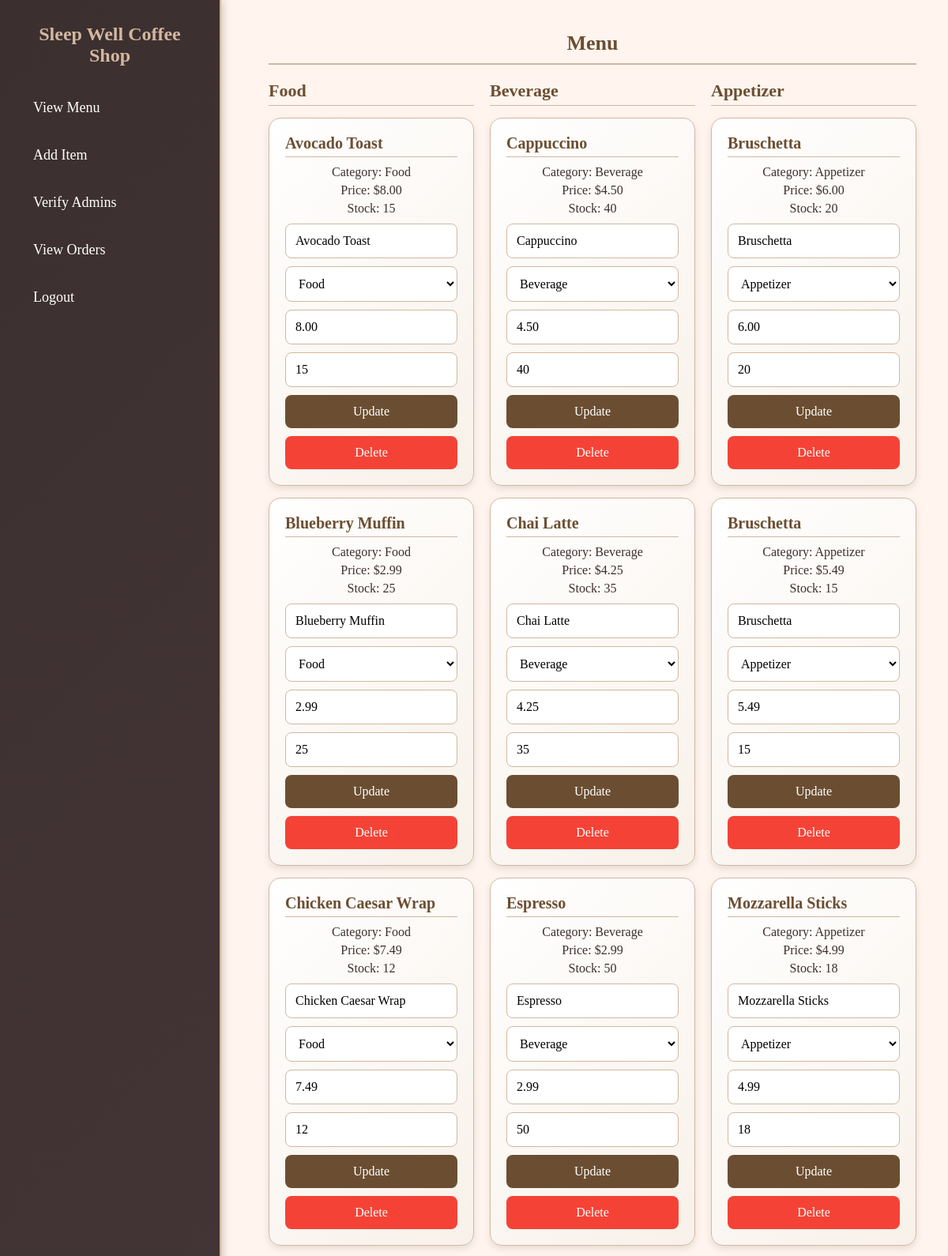
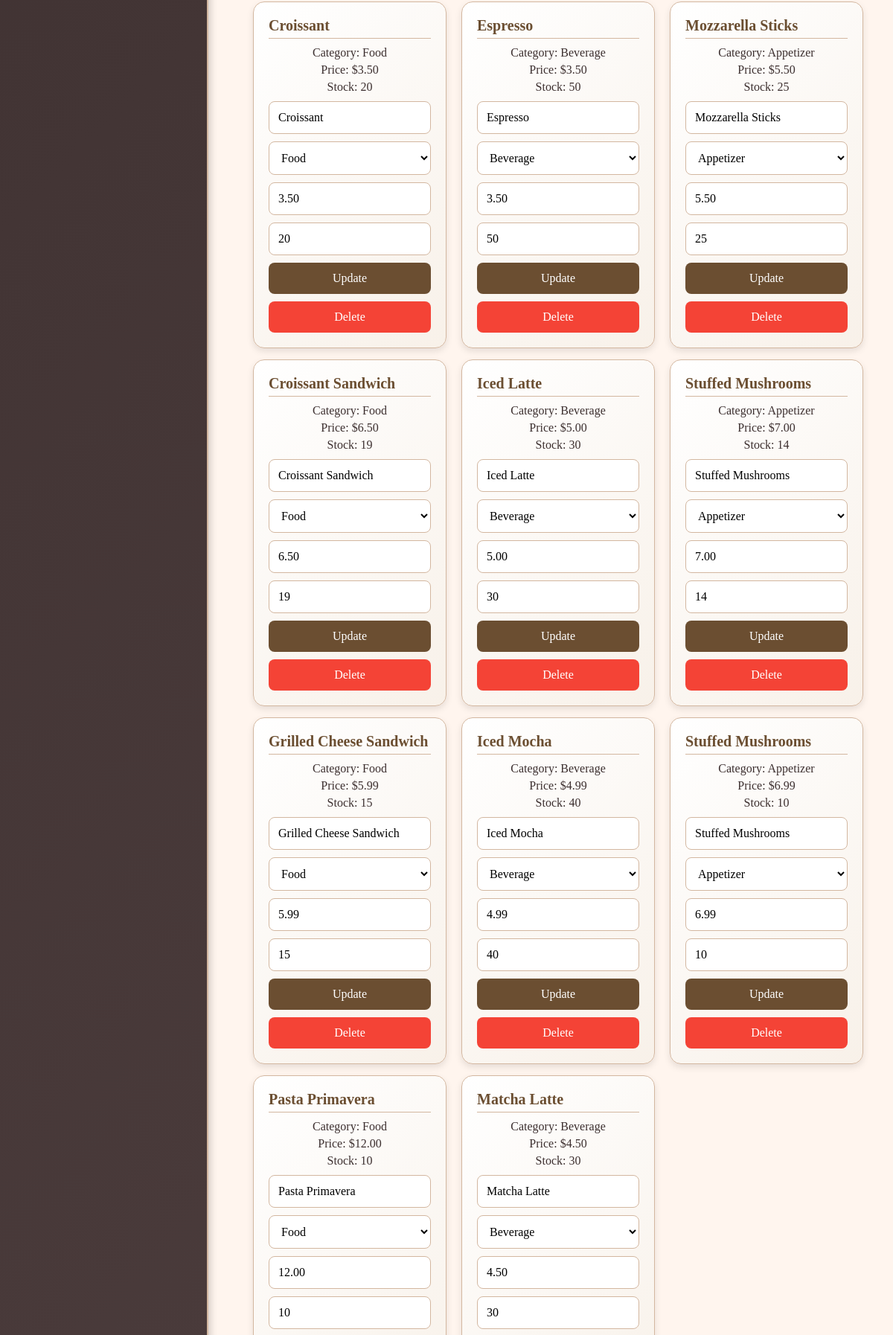
The app's page /php/admin_dashboard.php (signed in, upper part) with its own data (2 pictures, top to bottom).
### tables this page shows
CREATE TABLE `menu_items` (
  `id` int(11) NOT NULL,
  `name` varchar(100) NOT NULL,
  `category` enum('food','beverage','appetizer') NOT NULL,
  `price` decimal(10,2) NOT NULL,
  `stock` int(11) NOT NULL
);

### php/admin_dashboard.php (the view, shortened to what this page needs)
<?php
include 'config.php';
?>
<!DOCTYPE html>
<html lang="en">
<head>
</head>
<body>
    <div class="dashboard">
        <div class="sidebar">
            <h2>Sleep Well Coffee Shop</h2>
            <ul>
                <li><a href="#menu" class="nav-link">View Menu</a></li>
                <li><a href="#add-item" class="nav-link">Add Item</a></li>
                <li><a href="#verify-admins" class="nav-link">Verify Admins</a></li>
                <li><a href="#view-orders" class="nav-link">View Orders</a></li>
                <li><a href="/sleepwell_coffeeshop/php/logout.php">Logout</a></li>
            </ul>
        </div>
        <div class="content">
            <div id="menu">
                <h2>Menu</h2>
                <div class="menu-grid" id="menu-grid">
                    <?php
                    $result = $conn->query("SELECT * FROM menu_items ORDER BY category, name");
                    $items_by_category = ['food' => [], 'beverage' => [], 'appetizer' => []];
                    while ($item = $result->fetch_assoc()) {
                        $category = htmlspecialchars(strtolower($item['category']));
                        $items_by_category[$category][] = $item;
                    }
                    foreach (['food', 'beverage', 'appetizer'] as $category) {
                        echo "<div class='category-column' data-category='$category'>";
                        echo "<h3>" . ucfirst($category) . "</h3>";
                        echo "<div class='category-items'>";
                        if (empty($items_by_category[$category])) {
                            echo "<p class='no-items'>No items available</p>";
                        } else {
                            foreach ($items_by_category[$category] as $item) {
                                echo "<div class='menu-item' data-category='$category'>
                                    <h3>" . htmlspecialchars($item['name']) . "</h3>
                                    <p>Category: " . ucfirst(htmlspecialchars($item['category'])) . "</p>
                                    <p>Price: $" . number_format($item['price'], 2) . "</p>
                                    <p>Stock: " . ($item['stock'] > 0 ? htmlspecialchars($item['stock']) : 'Out of Stock') . "</p>
                                    <form action='/sleepwell_coffeeshop/php/update_menu.php' method='POST'>
                                        <input type='hidden' name='item_id' value='{$item['id']}'>
                                        <input type='text' name='name' value='" . htmlspecialchars($item['name']) . "' required>
                                        <select name='category' required>
                                            <option value='food' " . ($item['category'] == 'food' ? 'selected' : '') . ">Food</option>
                                            <option value='beverage' " . ($item['category'] == 'beverage' ? 'selected' : '') . ">Beverage</option>
                                            <option value='appetizer' " . ($item['category'] == 'appetizer' ? 'selected' : '') . ">Appetizer</option>
                                        </select>
                                        <input type='number' name='price' value='{$item['price']}' min='0' step='0.01' required>
                                        <input type='number' name='stock' value='{$item['stock']}' min='0' required>
                                        <button type='submit'>Update</button>
                                    </form>
                                    <form action='/sleepwell_coffeeshop/php/delete_menu.php' method='POST'>
                                        <input type='hidden' name='item_id' value='{$item['id']}'>
                                        <button type='submit' class='delete-btn'>Delete</button>
                                    </form>
                                </div>";
                            }
                        }
                        echo "</div></div>";
                    }
                    ?>
                </div>
            </div>
        </div>
    </div>
</body>
</html>

### php/admin_dashboard.php (style rules this page uses)
* { margin: 0; padding: 0; box-sizing: border-box; }
body { font-family: 'Georgia', serif; background: #fff5ee; color: #3c2f2f; min-height: 100vh; background-image: linear-gradient(rgba(255, 245, 238, 0.9), rgba(255, 245, 238, 0.9)), url('https://images.unsplash.com/photo-1512568400610-62da28bc8a13?ixlib=rb-4.0.3&auto=format&fit=crop&w=1350&q=80'); background-size: cover; background-position: center; background-attachment: fixed; }
.dashboard { display: flex; min-height: 100vh; }
.sidebar { width: 280px; background: linear-gradient(135deg, #3c2f2f, #4a3b3b); color: white; padding: 30px; position: fixed; height: 100%; overflow-y: auto; box-shadow: 2px 0 10px rgba(0, 0, 0, 0.2); border-right: 2px solid #d3b7a0; animation: fadeIn 1s ease-in-out; }
.sidebar h2 { color: #d3b7a0; margin-bottom: 30px; font-size: 24px; text-align: center; font-weight: bold; }
.sidebar ul { list-style: none; padding: 0; }
.sidebar ul li { margin: 15px 0; }
.sidebar ul li a { color: white; text-decoration: none; display: block; padding: 12px; border-radius: 8px; font-size: 18px; transition: background 0.3s, padding-left 0.3s, transform 0.2s; }
.content { margin-left: 300px; padding: 40px; flex-grow: 1; display: flex; flex-direction: column; align-items: center; min-height: 100vh; }
.content h2 { color: #6b4e31; font-size: 26px; margin-bottom: 20px; border-bottom: 2px solid #d3b7a0; padding-bottom: 10px; text-align: center; }
.menu-grid { width: 100%; max-width: 1200px; display: grid; grid-template-columns: repeat(auto-fit, minmax(250px, 1fr)); gap: 20px; }
.category-column { display: flex; flex-direction: column; animation: fadeIn 1s ease-in-out; }
.category-column h3 { color: #6b4e31; font-size: 22px; margin-bottom: 15px; border-bottom: 1px solid #d3b7a0; padding-bottom: 5px; text-align: left; }
.category-items { display: flex; flex-direction: column; gap: 15px; }
.menu-item { background: linear-gradient(135deg, #ffffff, #f8f1e9); padding: 20px; border-radius: 15px; box-shadow: 0 4px 10px rgba(0, 0, 0, 0.1); text-align: center; transition: transform 0.3s ease, box-shadow 0.3s; border: 1px solid #d3b7a0; }
.menu-item h3 { color: #6b4e31; font-size: 20px; margin-bottom: 10px; }
.menu-item p { margin: 5px 0; color: #3c2f2f; }
.menu-item form { display: flex; flex-direction: column; gap: 10px; margin-top: 10px; }
.menu-item input, .menu-item select { padding: 12px; border: 1px solid #d3b7a0; border-radius: 8px; font-size: 16px; font-family: 'Georgia', serif; background: #fff; transition: border-color 0.3s, box-shadow 0.3s; }
.menu-item button { padding: 12px; background: #6b4e31; color: white; border: none; border-radius: 8px; cursor: pointer; font-size: 16px; font-family: 'Georgia', serif; transition: background 0.3s, transform 0.2s, box-shadow 0.3s; }
.menu-item .delete-btn { background: #f44336; }

### records on screen
menu_items: name "Avocado Toast", category "Food", price "8.00", stock "15"
menu_items: name "Blueberry Muffin", category "Food", price "2.99", stock "25"
menu_items: name "Chicken Caesar Wrap", category "Food", price "7.49", stock "12"
menu_items: name "Croissant", category "Food", price "3.50", stock "20"
menu_items: name "Croissant Sandwich", category "Food", price "6.50", stock "19"
menu_items: name "Grilled Cheese Sandwich", category "Food", price "5.99", stock "15"
menu_items: name "Pasta Primavera", category "Food", price "12.00", stock "10"
menu_items: name "Cappuccino", category "Beverage", price "4.50", stock "40"
menu_items: name "Chai Latte", category "Beverage", price "4.25", stock "35"
menu_items: name "Espresso", category "Beverage", price "2.99", stock "50"
menu_items: name "Espresso", category "Beverage", price "3.50", stock "50"
menu_items: name "Iced Latte", category "Beverage", price "5.00", stock "30"
menu_items: name "Iced Mocha", category "Beverage", price "4.99", stock "40"
menu_items: name "Matcha Latte", category "Beverage", price "4.50", stock "30"
menu_items: name "Bruschetta", category "Appetizer", price "6.00", stock "20"
menu_items: name "Bruschetta", category "Appetizer", price "5.49", stock "15"
menu_items: name "Mozzarella Sticks", category "Appetizer", price "4.99", stock "18"
menu_items: name "Mozzarella Sticks", category "Appetizer", price "5.50", stock "25"
menu_items: name "Stuffed Mushrooms", category "Appetizer", price "7.00", stock "14"
menu_items: name "Stuffed Mushrooms", category "Appetizer", price "6.99", stock "10"

### other values on screen
$category "Food"
$category "Beverage"
$category "Appetizer"
